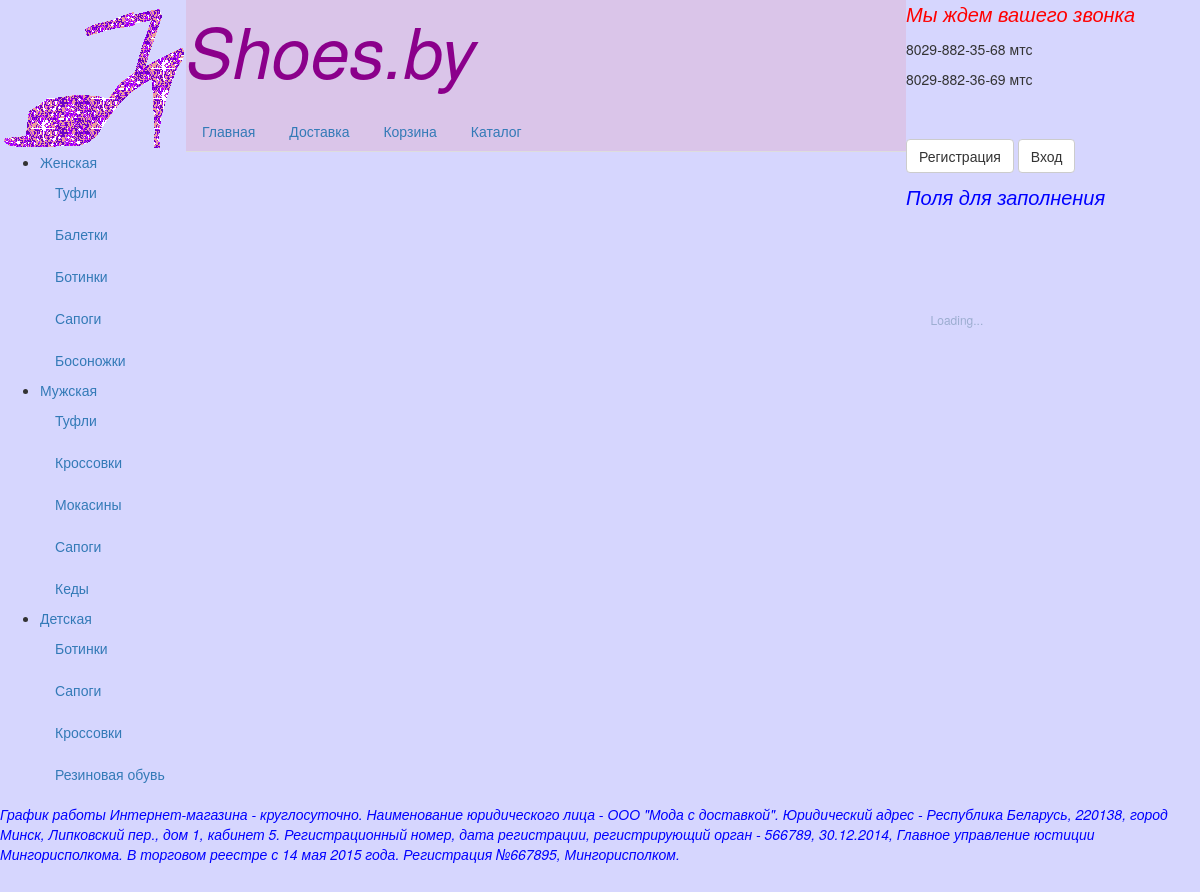
The page / on the database its author committed.
### tables this page shows
CREATE TABLE inkind (
  id_inkind INT(11) NOT NULL AUTO_INCREMENT,
  id_parent INT(11) DEFAULT NULL,
  inkind CHAR(20) DEFAULT NULL,
  PRIMARY KEY (id_inkind),
  CONSTRAINT FK_inkind_kind_parent_id_parent FOREIGN KEY (id_parent)
    REFERENCES kindparent(id_parent) ON DELETE NO ACTION ON UPDATE NO ACTION
);

### site/controller.php (called while the page is built, shortened)
<?php
class controller {
    private $router;
    private $user;
    private $model;
    private $data;
    public function __construct() {
        $this->router = new router($_SERVER['REDIRECT_URL']);
        $this->data['form'] = $_POST;
        $this->data['cookie'] = $_COOKIE;
        $this->user = new user();
        $this->user->setIdUser(1);
        $this->user->setLogin('admin');
        $this->user->setStatus('admin');
    }
    private function runModel() {
        $this->model = new $model($this->router, $this->user, $this->data);
        $this->model->run();
    }
    private function runView() {
        $this->view = new $view($this->model);
        $this->view->run();
    }
    public function run() {
            $this->runModel();
            $this->runView();
    }
}

### site/index.php (called while the page is built, shortened)
<?php
try {
    $controller = new controller();
    $controller->run();
}
catch(Exception $e) {
    error::showError($e);
}

### site/shoes/shoes_model.php (called while the page is built, shortened)
<?php
class shoes_model {
    private $router;
    private $route;
    private $parameters;
    private $data;
    private $db;
    private $table;
    private $query;
    public function __construct(router $router, user $user, array $data) {
        $this->router = $router;
        $this->route = $router->getRoute();
        $this->parameters = $router->getParameters();
        $this->data = $data;
        $this->db = new db(HOST, USER, PASSWORD, DATABASE, ENCODING);
    }
    private function prepareTable($tableName) {
        $table = new $tableName();
        $this->table = $table;
    }
    private function prepareQuery($queryType) {
        if ($queryType == 'select') {
            $this->query = new query($this->db->getPDO(), $this->table, $this->parameters);
            $this->query->setQueryType('select');
            return;
        }
        throw new exception('Запрошенне действие невыполнимо');
    }
    public function run() {
        $this->query->execute();
        $this->data[$this->route[1]] = $this->query->getData();
    }
    public function getData() {
        return $this->data;
    }
    public function getRouter()
    {
        return $this->router;
    }
    public function getRoute()
    {
        return $this->route;
    }
}

### Lib/query.php (called while the page is built, shortened)
<?php
class query {
    protected $pdo;
    protected $table;
    protected $fields;
    protected $order;
    protected $queryType;
    protected $queryText;
    public function __construct(PDO $pdo, table $table, array $parameters = array(), array $data = array()) {
        $this->pdo = $pdo;
        $this->table = $table;
        $this->fields = '';
        $this->order = $table->getDefaultOrder();
        $this->queryType = '';
        $this->queryText = '';
    }
    public function execute() {
        $this->pdostmt = $this->pdo->prepare($this->queryText);
        $this->pdostmt->execute();
        if ($this->queryType == 'select') {
            $this->data = $this->pdostmt->fetchAll(PDO::FETCH_ASSOC);
        }
    }
    protected function constructQuery() {
        if ($this->queryType == 'select') {
            $this->queryText = 'select ';
            if (empty($this->fields)) $this->fields = array_keys($this->table->getFields());
            $this->queryText .= implode(',', $this->fields) . ' from ' . $this->table->getTableSelect();
            if (!empty($this->order)) $this->queryText .= ' order by ' . $this->order;
            return;
        }
        throw new exception('Неверный тип запроса');
    }
    public function setQueryType($queryType) {
        $this->queryType = $queryType;
    }
}

### site/router.php (called while the page is built, shortened)
<?php
class router {
    private $route;
    private $parameters;
    public function __construct($routeString = '') {
        $routeString = str_ireplace(strtolower(SITEBASE), '', strtolower($routeString));
        if (empty($routeString)){
            $this->route[0] = 'shoes';
            $this->route[1] = 'kindparent';
            $this->route[2] = 'select';
            $this->parameters = array();
            return;
        }
        $route = explode('/', $routeString);
        $this->route = array_slice($route, 0, 3);
        $key = array();
        $value = array();
        $this->parameters = array_combine($key, $value);
    }
    private function routeString(array $route, array $parameters = array()) {
        $routeString = SITEBASE . $route[0] . '/' . $route[1] . '/' .$route[2];
        return $routeString;
    }
    public function routeTable($tableName) {
        $route = $this->route;
        $route[1] = $tableName;
        return $this->routeString($route, $this->parameters);
    }
}

### site/shoes/view/kindparent.php (the view, shortened to what this page needs)
<?php
include __DIR__ . '/header.php';
?>
<div class="right">
    <img class="picture" src="http://localhost/shop/img/SHOES.gif">
    <?php
    $j=1;
    $n='';
    $kindparent=[];
    foreach ($data['kindparent'] as $record) {
        if ($record['kindparent']!=$n)
        {
            $kindparent[$j].=$record['kindparent'];
            $n=$record['kindparent'];
            $j=$j+1;
        };
    }
    ?>
    <ul>
        <?php
        $m=count($kindparent);
        for ($i = 1; $i <= $m; $i++)       {
        ?>
        <li ><a  href="#"><?php echo $kindparent[$i] ?> </a>
            <ul class="nav nav-pills nav-stacked" ><?php foreach ($data['kindparent'] as $record) {
                    if ($record['kindparent'] == $kindparent[$i]) {
                        If ($record['id_inkind']>$max_id_inkind) $max_id_inkind=$record['id_inkind']?>
                        <li><a href="<?php echo $router->routeTable('product') . '/id_inkind/' . $record['id_inkind'];?>">  <?php echo $record['inkind'];?> </a></li>
                        <?php
                    }
                };
                ?>
        </li>
    </ul>
    <?php
    }
    ?>
</div>
<?php
include __DIR__ . '/content.php';
 include __DIR__ . '/autoriz.php';
include __DIR__ . '/footer.php';
?>

### site/shoes/view/header.php (style rules this page uses)
body { background-color: rgba(50,50,250,0.2); }
.right { float: left; }

### rows shown on the page
inkind: inkind "Туфли"
inkind: inkind "Балетки"
inkind: inkind "Ботинки"
inkind: inkind "Сапоги"
inkind: inkind "Босоножки"
inkind: inkind "Туфли"
inkind: inkind "Кроссовки"
inkind: inkind "Мокасины"
inkind: inkind "Сапоги"
inkind: inkind "Кеды"
inkind: inkind "Ботинки"
inkind: inkind "Сапоги"
inkind: inkind "Кроссовки"
inkind: inkind "Резиновая обувь"

### other values the page prints
$kindparent[$i] "Женская"
$kindparent[$i] "Мужская"
$kindparent[$i] "Детская"
